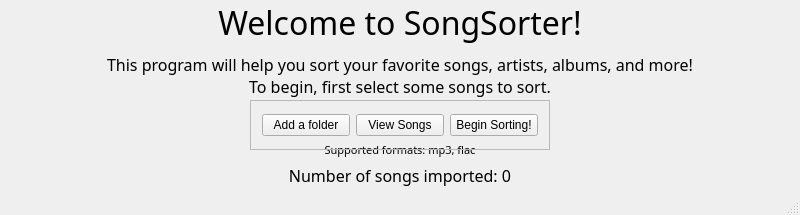
<?xml version="1.0" encoding="UTF-8"?>
<ui version="4.0">
 <class>StartupWindow</class>
 <widget class="QMainWindow" name="StartupWindow">
  <property name="geometry">
   <rect>
    <x>0</x>
    <y>0</y>
    <width>800</width>
    <height>215</height>
   </rect>
  </property>
  <property name="windowTitle">
   <string>SongSorter</string>
  </property>
  <widget class="QWidget" name="centralWidget">
   <widget class="QLabel" name="welcomeText">
    <property name="geometry">
     <rect>
      <x>200</x>
      <y>0</y>
      <width>400</width>
      <height>50</height>
     </rect>
    </property>
    <property name="font">
     <font>
      <family>Malgun Gothic</family>
      <pointsize>24</pointsize>
     </font>
    </property>
    <property name="text">
     <string>Welcome to SongSorter!</string>
    </property>
    <property name="scaledContents">
     <bool>false</bool>
    </property>
    <property name="alignment">
     <set>Qt::AlignHCenter|Qt::AlignTop</set>
    </property>
   </widget>
   <widget class="QLabel" name="instructionText">
    <property name="geometry">
     <rect>
      <x>10</x>
      <y>50</y>
      <width>780</width>
      <height>50</height>
     </rect>
    </property>
    <property name="font">
     <font>
      <family>Malgun Gothic</family>
      <pointsize>12</pointsize>
     </font>
    </property>
    <property name="text">
     <string>This program will help you sort your favorite songs, artists, albums, and more! 
To begin, first select some songs to sort.</string>
    </property>
    <property name="scaledContents">
     <bool>false</bool>
    </property>
    <property name="alignment">
     <set>Qt::AlignCenter</set>
    </property>
    <property name="wordWrap">
     <bool>true</bool>
    </property>
   </widget>
   <widget class="QLabel" name="supportedFormatText">
    <property name="geometry">
     <rect>
      <x>300</x>
      <y>140</y>
      <width>200</width>
      <height>20</height>
     </rect>
    </property>
    <property name="font">
     <font>
      <family>Malgun Gothic</family>
      <pointsize>8</pointsize>
     </font>
    </property>
    <property name="text">
     <string>Supported formats: mp3, flac</string>
    </property>
    <property name="scaledContents">
     <bool>false</bool>
    </property>
    <property name="alignment">
     <set>Qt::AlignCenter</set>
    </property>
    <property name="wordWrap">
     <bool>true</bool>
    </property>
   </widget>
   <widget class="QFrame" name="frame">
    <property name="geometry">
     <rect>
      <x>250</x>
      <y>100</y>
      <width>300</width>
      <height>50</height>
     </rect>
    </property>
    <property name="sizePolicy">
     <sizepolicy hsizetype="Preferred" vsizetype="Preferred">
      <horstretch>0</horstretch>
      <verstretch>0</verstretch>
     </sizepolicy>
    </property>
    <property name="minimumSize">
     <size>
      <width>300</width>
      <height>50</height>
     </size>
    </property>
    <property name="frameShape">
     <enum>QFrame::StyledPanel</enum>
    </property>
    <property name="frameShadow">
     <enum>QFrame::Raised</enum>
    </property>
    <layout class="QHBoxLayout" name="horizontalLayout">
     <property name="topMargin">
      <number>0</number>
     </property>
     <property name="bottomMargin">
      <number>0</number>
     </property>
     <item>
      <widget class="QPushButton" name="addFolderButton">
       <property name="text">
        <string>Add a folder</string>
       </property>
      </widget>
     </item>
     <item>
      <widget class="QPushButton" name="viewSongListButton">
       <property name="text">
        <string>View Songs</string>
       </property>
      </widget>
     </item>
     <item>
      <widget class="QPushButton" name="beginSortingButton">
       <property name="text">
        <string>Begin Sorting!</string>
       </property>
      </widget>
     </item>
    </layout>
   </widget>
   <widget class="QLabel" name="numSongsLabel">
    <property name="geometry">
     <rect>
      <x>10</x>
      <y>160</y>
      <width>780</width>
      <height>30</height>
     </rect>
    </property>
    <property name="font">
     <font>
      <family>Malgun Gothic</family>
      <pointsize>12</pointsize>
     </font>
    </property>
    <property name="text">
     <string>Number of songs imported: 0</string>
    </property>
    <property name="scaledContents">
     <bool>false</bool>
    </property>
    <property name="alignment">
     <set>Qt::AlignCenter</set>
    </property>
    <property name="wordWrap">
     <bool>true</bool>
    </property>
   </widget>
  </widget>
  <widget class="QStatusBar" name="statusBar"/>
 </widget>
 <layoutdefault spacing="6" margin="11"/>
 <resources/>
 <connections/>
</ui>
